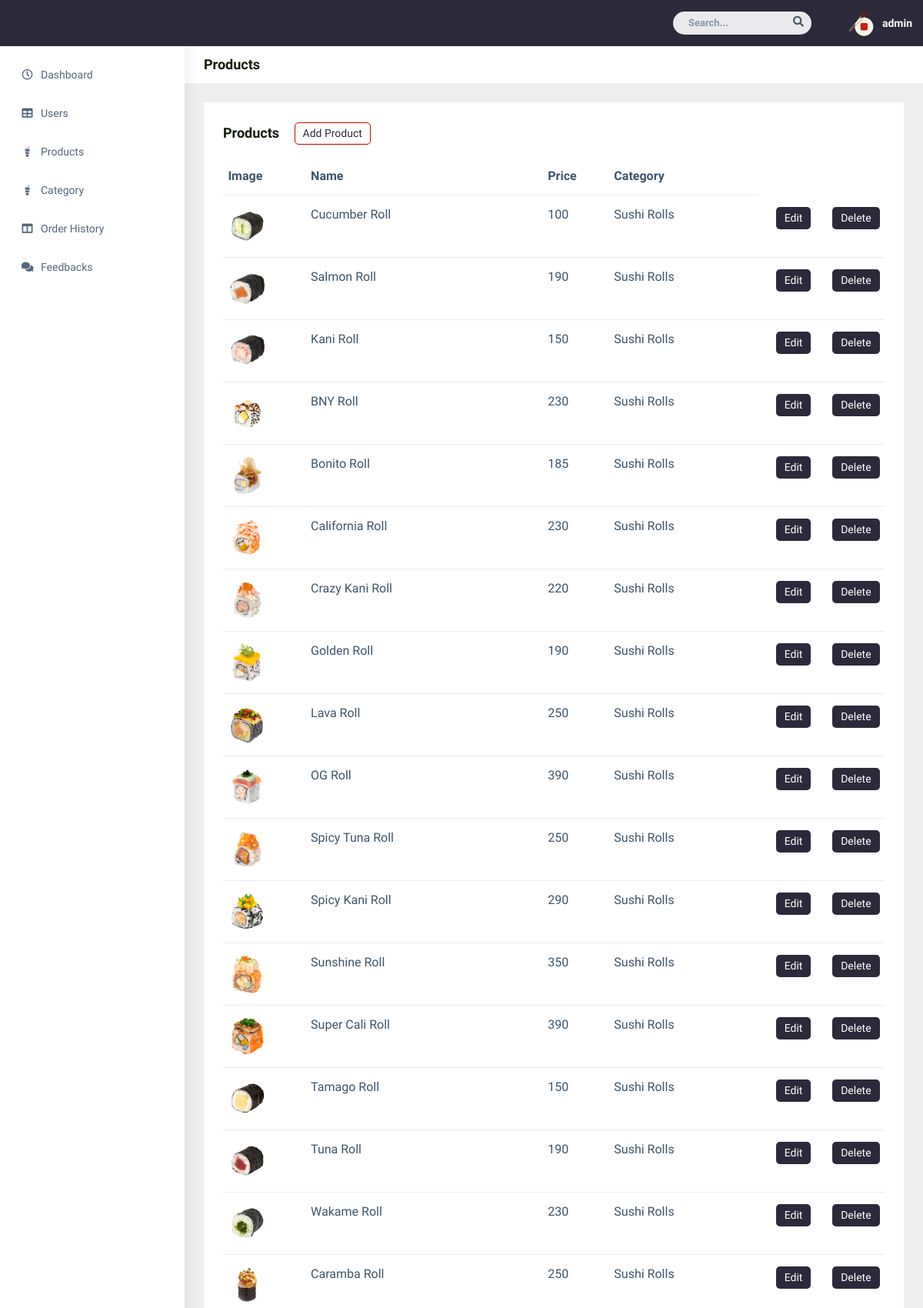
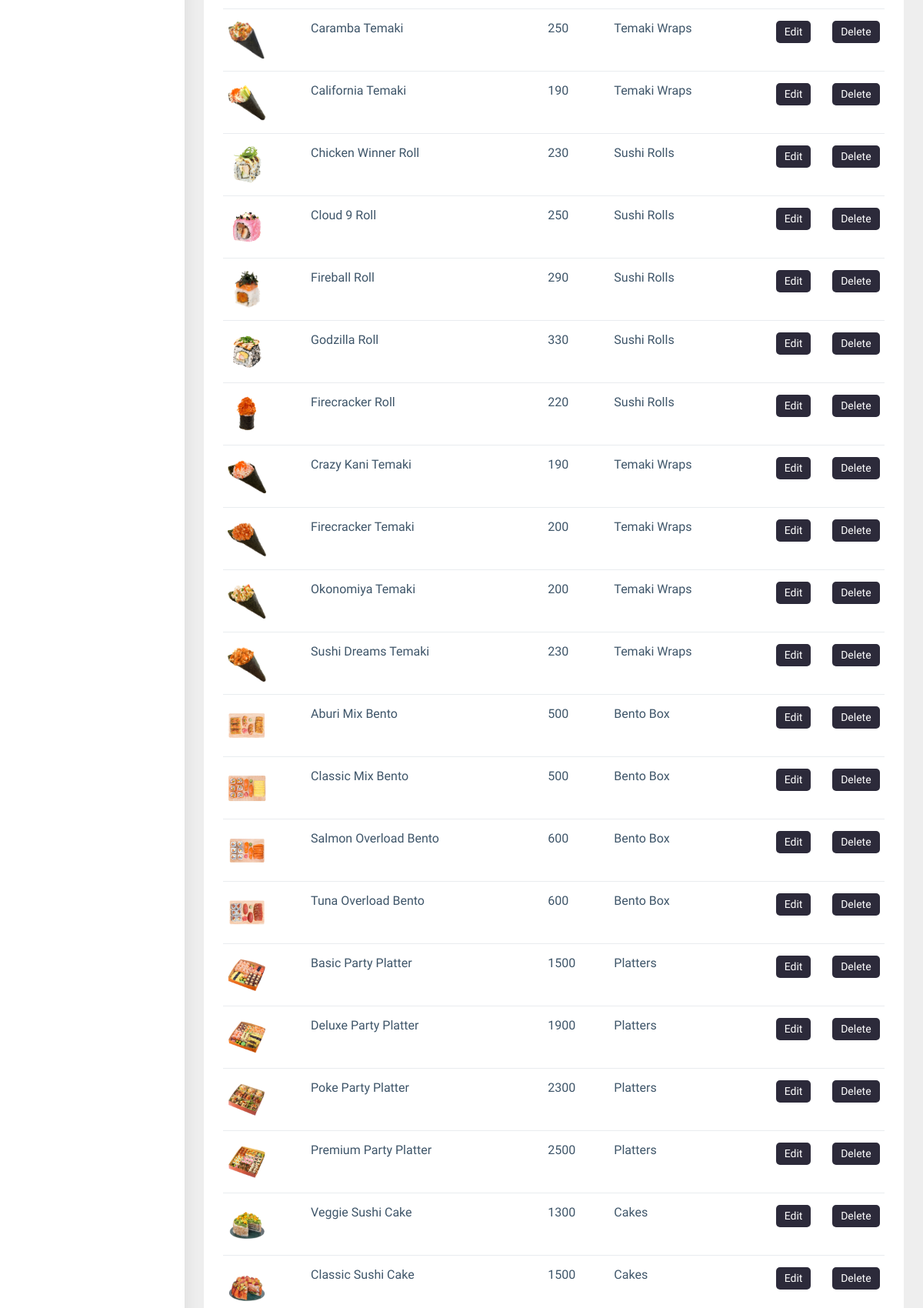
/admin/products.php (signed in, upper part), run on the app's committed database (2 pictures, top to bottom).
### tables this page shows
CREATE TABLE `products` (
  `id` int(11) NOT NULL,
  `image` varchar(400) DEFAULT NULL,
  `productName` varchar(255) DEFAULT NULL,
  `price` int(11) NOT NULL,
  `category` int(11) DEFAULT NULL
);

CREATE TABLE `categories` (
  `id` int(11) NOT NULL,
  `categoryName` varchar(255) DEFAULT NULL
);

### admin/products.php (the view, shortened to what this page needs)
<?php
require "../conn.php";
    if (!isset($_SESSION['loggedin']) && !isset($_SESSION['role'])){
        header("location: ../login.php");
        exit;
    } else if (isset($_SESSION['loggedin']) && $_SESSION['loggedin'] === true && $_SESSION['role'] === 2) {
        header("location: ../userprofile.php");
        exit;
    } else {
    $username = $_SESSION['username'];
    $query="SELECT p.id, p.productName, p.price, p.image, p.category, c.categoryName FROM products AS p INNER JOIN categories AS c ON p.category = c.id";
    $result=mysqli_query($conn,$query);
?>
<!DOCTYPE html>
<html dir="ltr" lang="en">
<head>
    <link href="../css/style.min.css" rel="stylesheet">
    <link href="../css/pagestyles.css" rel="stylesheet">
</head>
<body>
    <div id="main-wrapper" data-layout="vertical" data-navbarbg="skin5" data-sidebartype="full"
        data-sidebar-position="absolute" data-header-position="absolute" data-boxed-layout="full">
        <header class="topbar" data-navbarbg="skin5">
            <nav class="navbar top-navbar navbar-expand-md navbar-dark">
                <div class="navbar-collapse collapse" id="navbarSupportedContent" data-navbarbg="skin5">
                    <ul class="navbar-nav ms-auto d-flex align-items-center">
                        <li class=" in">
                            <form role="search" class="app-search d-none d-md-block me-3">
                                <input type="text" placeholder="Search..." class="form-control mt-0">
                                <a href="" class="active">
                                    <i class="fa fa-search"></i>
                                </a>
                            </form>
                        </li>
                        <li>
                            <a class="profile-pic" href="#">
                            <div class="dropdown">
                            <img src="../img/logo.png" alt="user-img" width="36"
                                class="img-circle"><span class="text-white font-medium"><?php echo $username ?></span></a>
                            </div>
                </div>
        <aside class="left-sidebar" data-sidebarbg="skin6">
            <div class="scroll-sidebar">
                <nav class="sidebar-nav">
                    <ul id="sidebarnav">
                        <li class="sidebar-item pt-2">
                            <a class="sidebar-link waves-effect waves-dark sidebar-link" href="dashboard.php"
                                aria-expanded="false">
                                <i class="far fa-clock" aria-hidden="true"></i>
                                <span class="hide-menu">Dashboard</span>
                            </a>
                        </li>
                        <li class="sidebar-item">
                            <a class="sidebar-link waves-effect waves-dark sidebar-link" href="users.php"
                                aria-expanded="false">
                                <i class="fa fa-table" aria-hidden="true"></i>
                                <span class="hide-menu">Users</span>
                            </a>
                        </li>
                        <li class="sidebar-item">
                            <a class="sidebar-link waves-effect waves-dark sidebar-link" href="products.php"
                                aria-expanded="false">
                                <i class="fab fa-gulp" aria-hidden="true"></i>
                                <span class="hide-menu">Products</span>
                            </a>
                        </li>
                        <li class="sidebar-item">
                            <a class="sidebar-link waves-effect waves-dark sidebar-link" href="category.php"
                                aria-expanded="false">
                                <i class="fab fa-gulp" aria-hidden="true"></i>
                                <span class="hide-menu">Category</span>
                            </a>
                        </li>
                        <li class="sidebar-item">
                            <a class="sidebar-link waves-effect waves-dark sidebar-link" href="order-history.php"
                                aria-expanded="false">
                                <i class="fa fa-columns" aria-hidden="true"></i>
                                <span class="hide-menu">Order History</span>
                            </a>
                        </li>
                        <li class="sidebar-item">
                            <a class="sidebar-link waves-effect waves-dark sidebar-link" href="feedbacks.php"
                                aria-expanded="false">
                                <i class="fa fa-comments" aria-hidden="true"></i>
                                <span class="hide-menu">Feedbacks</span>
                            </a>
                        </li>
                    </ul>
                </nav>
            </div>
        </aside>
        <div class="page-wrapper">
            <div class="page-breadcrumb bg-white">
                <div class="row align-items-center">
                    <div class="col-lg-3 col-md-4 col-sm-4 col-xs-12">
                    <h4 class="page-title">Products</h4>
                    </div>
                </div>
            </div>
            <div class="container-fluid">
                <div class="row">
                    <div class="col-sm-12">
                        <div class="white-box">
                            <h3 class="box-title">Products
                            <a href="add-product.php"><button class="btn btn-border" >
                                Add Product
                            </button></a>
                            </h3>
                            <div class="table-responsive">
                                <table class="table text-nowrap">
                                    <thead>
                                        <tr>
                                            <th class="border-top-0">Image</th>
                                            <th class="border-top-0">Name</th>
                                            <th class="border-top-0">Price</th>
                                            <th class="border-top-0">Category</th>
                                        </tr>
                                    </thead>
                                        <?php
                                        if(mysqli_num_rows($result) > 0) {
                                            while($row = mysqli_fetch_assoc($result)){
                                        ?>
                                    <tbody>
                                        <tr>
                                            <td><div class="alb">
             	                            <img src="../img/menu/<?=$row['image']?>">
                                            </div></td>
                                            <td><?php echo $row['productName']; ?></td>
                                            <td><?php echo $row['price']; ?></td>
                                            <td><?php echo $row['categoryName']; ?> </td>
                                            <td class="col-1">
                                            <a class="btn btn-solid" href="edit-product.php?edit=<?php echo $row['id']; ?>">Edit</a>
                                            </td>
                                            <td class="col-1">
                                            <a class="btn btn-solid" href="delete-product.php?id=<?php echo $row['id']; ?>">Delete</a>
                                            </td>
                                        </tr>
                                        <?php
                                            }
                                        } else {
                                            ?>
                                            <tr>
                                            <td colspan="3">No Records Found</td>
                                            </tr>
                                        <?php
                                        }
                                        ?>
                                    </tbody>
                                </table>
                            </div>
                        </div>
                    </div>
                </div>
            </div>
        </div>
</body>
</html>
<?php } ?>

### css/pagestyles.css (style rules this page uses)
body { font: 14px sans-serif; background-color: #e7e7e7; color: #141C07; }
.btn-border { background-color: #fff; color: #2C2A3A; border: 1px solid #C70800; border-radius: 5px; padding: 3px 10px; margin-left: 15px; }
.btn-solid { background-color: #2C2A3A; color: #fff; border-radius: 5px; padding: 3px 10px; margin-left: 15px; }

### admin/products.php (style rules this page uses)
* { font-family: "Readex Pro"; }
.dropdown { position: relative; display: inline-block; }
tr img { width: 50px; height: 50px; }

### data on the page
products: image (picture), productName "Cucumber Roll", price "100", category.categoryName "Sushi Rolls"
products: image (picture), productName "Salmon Roll", price "190", category.categoryName "Sushi Rolls"
products: image (picture), productName "Kani Roll", price "150", category.categoryName "Sushi Rolls"
products: image (picture), productName "BNY Roll", price "230", category.categoryName "Sushi Rolls"
products: image (picture), productName "Bonito Roll", price "185", category.categoryName "Sushi Rolls"
products: image (picture), productName "California Roll", price "230", category.categoryName "Sushi Rolls"
products: image (picture), productName "Crazy Kani Roll", price "220", category.categoryName "Sushi Rolls"
products: image (picture), productName "Golden Roll", price "190", category.categoryName "Sushi Rolls"
products: image (picture), productName "Lava Roll", price "250", category.categoryName "Sushi Rolls"
products: image (picture), productName "OG Roll", price "390", category.categoryName "Sushi Rolls"
products: image (picture), productName "Spicy Tuna Roll", price "250", category.categoryName "Sushi Rolls"
products: image (picture), productName "Spicy Kani Roll", price "290", category.categoryName "Sushi Rolls"
products: image (picture), productName "Sunshine Roll", price "350", category.categoryName "Sushi Rolls"
products: image (picture), productName "Super Cali Roll", price "390", category.categoryName "Sushi Rolls"
products: image (picture), productName "Tamago Roll", price "150", category.categoryName "Sushi Rolls"
products: image (picture), productName "Tuna Roll", price "190", category.categoryName "Sushi Rolls"
products: image (picture), productName "Wakame Roll", price "230", category.categoryName "Sushi Rolls"
products: image (picture), productName "Caramba Roll", price "250", category.categoryName "Sushi Rolls"
products: image (picture), productName "Caramba Temaki", price "250", category.categoryName "Temaki Wraps"
products: image (picture), productName "California Temaki", price "190", category.categoryName "Temaki Wraps"
products: image (picture), productName "Chicken Winner Roll", price "230", category.categoryName "Sushi Rolls"
products: image (picture), productName "Cloud 9 Roll", price "250", category.categoryName "Sushi Rolls"
products: image (picture), productName "Fireball Roll", price "290", category.categoryName "Sushi Rolls"
products: image (picture), productName "Godzilla Roll", price "330", category.categoryName "Sushi Rolls"
products: image (picture), productName "Firecracker Roll", price "220", category.categoryName "Sushi Rolls"
products: image (picture), productName "Crazy Kani Temaki", price "190", category.categoryName "Temaki Wraps"
products: image (picture), productName "Firecracker Temaki", price "200", category.categoryName "Temaki Wraps"
products: image (picture), productName "Okonomiya Temaki", price "200", category.categoryName "Temaki Wraps"
products: image (picture), productName "Sushi Dreams Temaki", price "230", category.categoryName "Temaki Wraps"
products: image (picture), productName "Aburi Mix Bento", price "500", category.categoryName "Bento Box"
products: image (picture), productName "Classic Mix Bento", price "500", category.categoryName "Bento Box"
products: image (picture), productName "Salmon Overload Bento", price "600", category.categoryName "Bento Box"
products: image (picture), productName "Tuna Overload Bento", price "600", category.categoryName "Bento Box"
products: image (picture), productName "Basic Party Platter", price "1500", category.categoryName "Platters"
products: image (picture), productName "Deluxe Party Platter", price "1900", category.categoryName "Platters"
products: image (picture), productName "Poke Party Platter", price "2300", category.categoryName "Platters"
products: image (picture), productName "Premium Party Platter", price "2500", category.categoryName "Platters"
products: image (picture), productName "Veggie Sushi Cake", price "1300", category.categoryName "Cakes"
products: image (picture), productName "Classic Sushi Cake", price "1500", category.categoryName "Cakes"

### other printed values
$username "admin"
